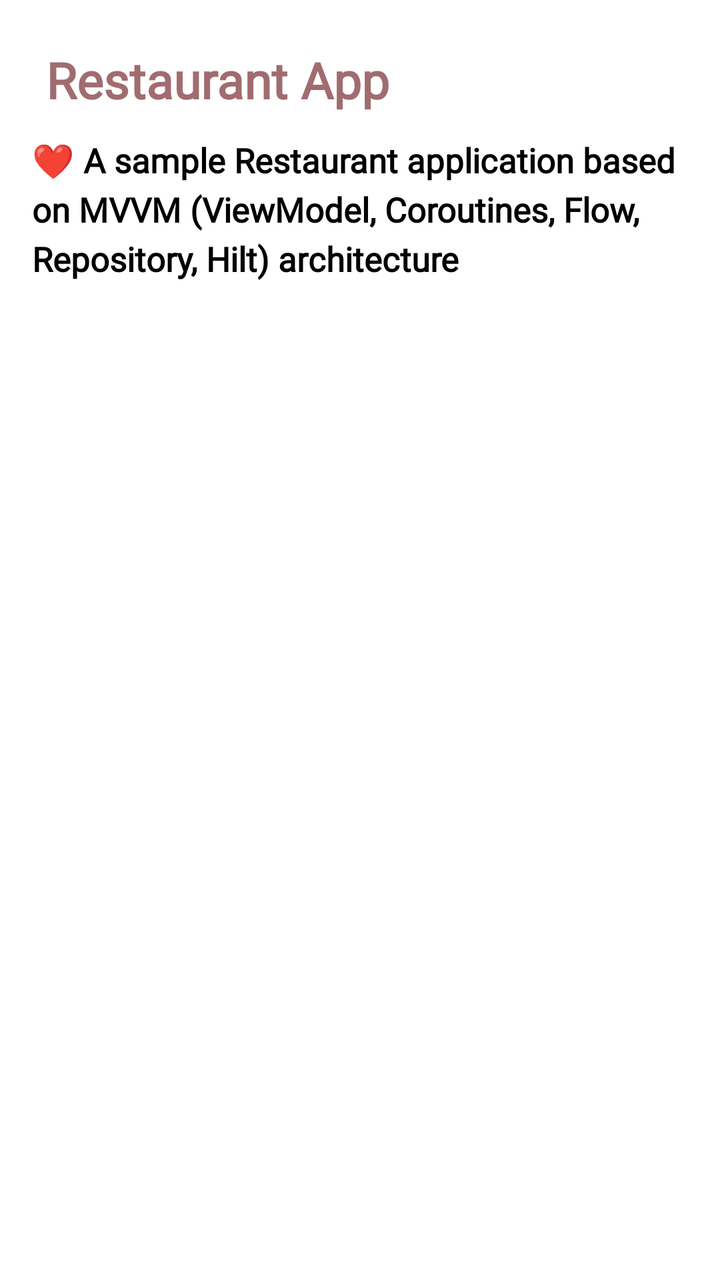
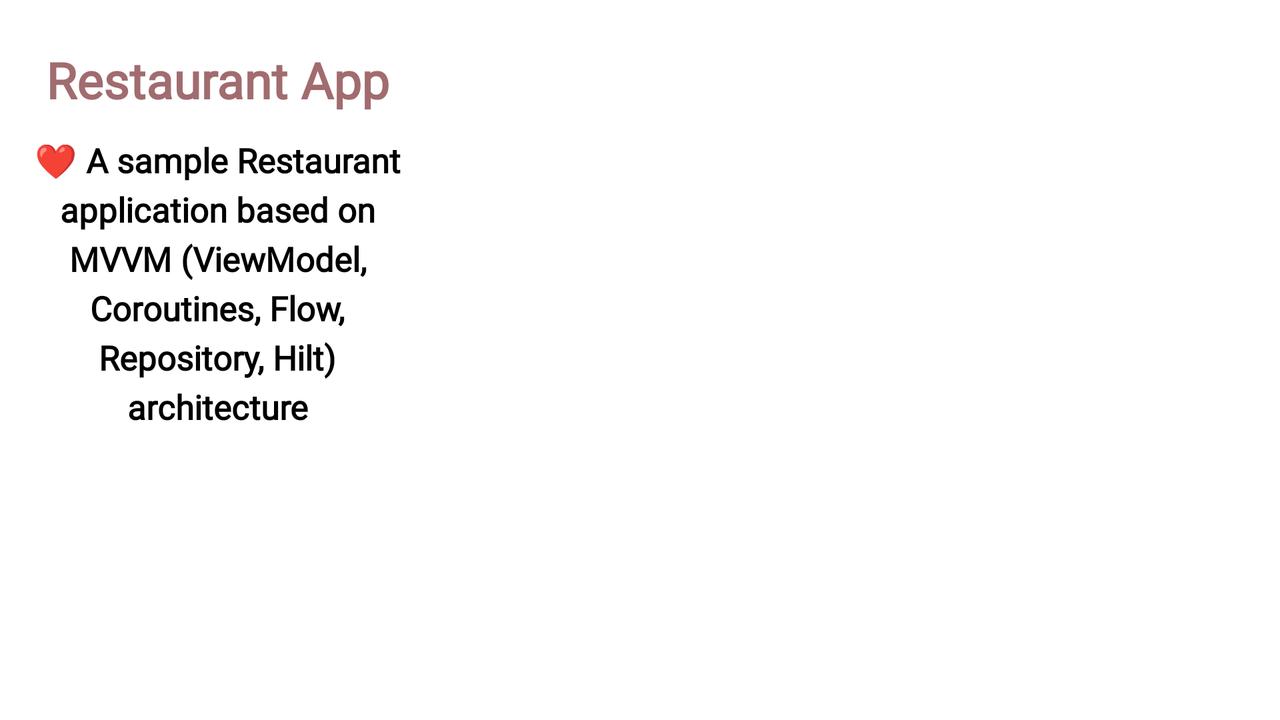

An Android layout and its configuration variant, each rendered on a device that would load it. The default file and the variant file are quoted in full after the pictures.
<!-- AndroidManifest.xml: application theme Theme.BaseProject -->
<!-- res/layout/fragment_menu.xml -->
<?xml version="1.0" encoding="utf-8"?>
<layout xmlns:android="http://schemas.android.com/apk/res/android"
    xmlns:app="http://schemas.android.com/apk/res-auto"
    xmlns:tools="http://schemas.android.com/tools">

    <data>

        <import type="android.view.View" />

        <variable
            name="viewModel"
            type="com.example.mvvmEx.ui.menu.MenuViewModel" />

    </data>


    <androidx.constraintlayout.widget.ConstraintLayout
        android:layout_width="match_parent"
        android:layout_height="match_parent"
        android:animateLayoutChanges="true"
        tools:context=".ui.menu.MenuFragment">

        <androidx.appcompat.widget.AppCompatTextView
            android:id="@+id/titleTv"
            android:layout_width="wrap_content"
            android:layout_height="wrap_content"
            android:layout_margin="@dimen/fab_margin"
            android:padding="7dp"
            android:text="@string/app_name"
            android:textColor="@color/primaryDark"
            android:textSize="@dimen/headerFont"
            android:textStyle="bold"
            app:layout_constraintStart_toStartOf="parent"
            app:layout_constraintTop_toTopOf="parent" />

        <androidx.appcompat.widget.AppCompatTextView
            android:id="@+id/descTv"
            android:layout_width="0dp"
            android:layout_height="wrap_content"
            android:layout_marginStart="@dimen/fab_margin"
            android:layout_marginTop="5dp"
            android:layout_marginEnd="@dimen/fab_margin"
            android:lineSpacingExtra="5dp"
            android:text="@string/app_content"
            android:textColor="@color/black"
            android:textSize="@dimen/mainFont"
            android:textStyle="bold"
            app:layout_constraintEnd_toEndOf="parent"
            app:layout_constraintStart_toStartOf="parent"
            app:layout_constraintTop_toBottomOf="@+id/titleTv" />


        <androidx.recyclerview.widget.RecyclerView
            android:id="@+id/recyclerView"
            android:layout_width="0dp"
            android:layout_height="wrap_content"
            android:orientation="horizontal"
            android:scrollbars="vertical"
            app:layoutManager="androidx.recyclerview.widget.StaggeredGridLayoutManager"
            app:layout_constraintBottom_toBottomOf="parent"
            app:layout_constraintEnd_toEndOf="parent"
            app:layout_constraintStart_toStartOf="@+id/titleTv"
            app:layout_constraintTop_toBottomOf="@+id/descTv"
            tools:listitem="@layout/menu_row_item" />

        <com.facebook.shimmer.ShimmerFrameLayout
            android:id="@+id/shimmerFrameLayout"
            android:layout_width="0dp"
            android:layout_height="wrap_content"
            android:animateLayoutChanges="true"
            android:orientation="horizontal"
            app:bindShimmer="@{viewModel.loading}"
            app:layout_constraintBottom_toBottomOf="@+id/recyclerView"
            app:layout_constraintEnd_toEndOf="@+id/recyclerView"
            app:layout_constraintStart_toStartOf="@+id/recyclerView"
            app:layout_constraintTop_toTopOf="@+id/recyclerView"
            tools:visibility="gone">

            <androidx.appcompat.widget.LinearLayoutCompat
                android:layout_width="match_parent"
                android:layout_height="match_parent"
                android:orientation="horizontal">

                <include layout="@layout/menu_item_placeholder_layout" />

                <include layout="@layout/menu_item_placeholder_layout" />
            </androidx.appcompat.widget.LinearLayoutCompat>
        </com.facebook.shimmer.ShimmerFrameLayout>
    </androidx.constraintlayout.widget.ConstraintLayout>


</layout>
<!-- res/layout/menu_item_placeholder_layout.xml (included above) -->
<?xml version="1.0" encoding="utf-8"?>
<androidx.constraintlayout.widget.ConstraintLayout xmlns:android="http://schemas.android.com/apk/res/android"
    xmlns:app="http://schemas.android.com/apk/res-auto"
    xmlns:tools="http://schemas.android.com/tools"
    android:layout_width="wrap_content"
    android:layout_height="match_parent"
    android:layout_marginStart="7dp"
    android:layout_marginTop="7dp"
    android:layout_marginBottom="7dp"
    android:background="@drawable/shimmer_bg"
    android:padding="@dimen/fab_margin">


    <View
        android:id="@+id/ImageView"
        android:layout_width="@dimen/menu_iv"
        android:layout_height="@dimen/menu_iv"
        android:layout_margin="@dimen/fab_margin"
        app:layout_constraintEnd_toEndOf="parent"
        app:layout_constraintStart_toStartOf="parent"
        app:layout_constraintTop_toTopOf="parent" />


    <androidx.appcompat.widget.AppCompatTextView
        android:id="@+id/priceTv"
        android:layout_width="wrap_content"
        android:layout_height="wrap_content"
        android:layout_marginTop="@dimen/fab_margin"
        android:textSize="@dimen/secondFont"
        android:textStyle="bold"
        android:visibility="invisible"
        app:layout_constraintEnd_toEndOf="@+id/ImageView"
        app:layout_constraintStart_toStartOf="@+id/ImageView"
        app:layout_constraintTop_toBottomOf="@+id/ImageView"
        tools:text="$150" />

    <androidx.appcompat.widget.AppCompatTextView
        android:id="@+id/titleTv"
        android:layout_width="0dp"
        android:layout_height="wrap_content"
        android:layout_marginTop="@dimen/fab_margin"
        android:gravity="center"
        android:maxLines="2"
        android:minLines="2"
        android:shadowColor="@color/text_shadow"
        android:shadowDx="1"
        android:shadowDy="1"
        android:shadowRadius="2"
        android:textColor="@color/white"
        android:textSize="@dimen/mainFont"
        android:textStyle="bold"

        android:visibility="invisible"
        app:layout_constraintEnd_toEndOf="@+id/ImageView"
        app:layout_constraintStart_toStartOf="@+id/ImageView"
        app:layout_constraintTop_toBottomOf="@+id/priceTv"
        tools:text="Salmon Teriyaki" />

    <RatingBar
        android:id="@+id/ratingBar"
        style="?android:attr/ratingBarStyleSmall"
        android:layout_width="wrap_content"
        android:layout_height="wrap_content"
        android:layout_marginTop="7dp"
        android:theme="@style/RatingBar"
        android:visibility="invisible"

        app:layout_constraintEnd_toEndOf="@+id/ImageView"
        app:layout_constraintStart_toStartOf="@+id/ImageView"
        app:layout_constraintTop_toBottomOf="@+id/titleTv" />

    <androidx.appcompat.widget.AppCompatImageView
        android:id="@+id/addIV"
        android:layout_width="wrap_content"
        android:layout_height="wrap_content"
        android:layout_margin="@dimen/fab_margin"
        android:paddingBottom="@dimen/fab_margin"
        android:visibility="invisible"
        app:layout_constraintEnd_toEndOf="@+id/ratingBar"
        app:layout_constraintStart_toStartOf="@+id/ratingBar"
        app:layout_constraintTop_toBottomOf="@+id/ratingBar"
        app:srcCompat="@drawable/ic_plus" />

</androidx.constraintlayout.widget.ConstraintLayout>
<!-- resources referenced by this layout -->
<resources>
  <color name="black">#FF000000</color>
  <color name="primaryDark">#A16C6F</color>
  <color name="text_shadow">#7F000000</color>
  <color name="white">#FFFFFFFF</color>
  <dimen name="fab_margin">16dp</dimen>
  <dimen name="headerFont">25sp</dimen>
  <dimen name="mainFont">17sp</dimen>
  <dimen name="menu_iv">160dp</dimen>
  <dimen name="secondFont">14sp</dimen>
  <!-- drawable ic_plus (drawable) -->
  <vector xmlns:android="http://schemas.android.com/apk/res/android"
      android:width="32dp"
      android:height="32dp"
      android:viewportWidth="512"
      android:viewportHeight="512">
      <path
          android:fillColor="@color/primaryDark"
          android:pathData="m256,0c-141.164,0 -256,114.836 -256,256s114.836,256 256,256 256,-114.836 256,-256 -114.836,-256 -256,-256zM256,0" />
      <path
          android:fillColor="@color/white"
          android:pathData="m368,272h-224c-8.832,0 -16,-7.168 -16,-16s7.168,-16 16,-16h224c8.832,0 16,7.168 16,16s-7.168,16 -16,16zM368,272" />
      <path
          android:fillColor="@color/white"
          android:pathData="m256,384c-8.832,0 -16,-7.168 -16,-16v-224c0,-8.832 7.168,-16 16,-16s16,7.168 16,16v224c0,8.832 -7.168,16 -16,16zM256,384" />
  </vector>
  <!-- drawable shimmer_bg (drawable) -->
  <?xml version="1.0" encoding="utf-8"?>
  <shape xmlns:android="http://schemas.android.com/apk/res/android">
      <solid android:color="@color/shimmer_place_holder" />
      <corners android:radius="@dimen/fab_margin" />
  </shape>
  <string name="app_content">❤ A sample Restaurant application based on MVVM (ViewModel, Coroutines, Flow, Repository, Hilt) architecture</string>
  <string name="app_name">Restaurant App</string>
  <style name="RatingBar" parent="Theme.AppCompat">
          <item name="colorControlNormal">@color/white</item>
          <item name="colorControlActivated">@color/white</item>
      </style>
  <!-- from res/values-v23/ -->
  <style name="Theme.BaseProject" parent="Theme.MaterialComponents.DayNight.DarkActionBar">
          
          <item name="colorPrimary">@color/primary</item>
          <item name="colorPrimaryDark">@color/white</item>
          <item name="colorAccent">@color/primary</item>
          <item name="android:windowLightStatusBar">true</item>
  
          <item name="windowActionBar">false</item>
          <item name="windowNoTitle">true</item>
          <item name="fontFamily">@font/font</item>
          <item name="android:fontFamily">@font/font</item>
      </style>
  <color name="shimmer_place_holder">#C8C8C8</color>
  <color name="primary">#AB7679</color>
</resources>
<!-- res/layout-land/fragment_menu.xml (the repository's variant of the layout above) -->
<!-- drawn on the phone turned sideways -->
<?xml version="1.0" encoding="utf-8"?>
<layout xmlns:android="http://schemas.android.com/apk/res/android"
    xmlns:app="http://schemas.android.com/apk/res-auto"
    xmlns:tools="http://schemas.android.com/tools">

    <data>

        <import type="android.view.View" />

        <variable
            name="viewModel"
            type="com.example.mvvmEx.ui.menu.MenuViewModel" />

        <variable
            name="OfferAdapter"
            type="com.example.mvvmEx.ui.menu.adapter.MenuAdapter" />

    </data>


    <androidx.constraintlayout.widget.ConstraintLayout
        android:layout_width="match_parent"
        android:layout_height="match_parent"
        android:animateLayoutChanges="true"
        tools:context=".ui.menu.MenuFragment">

        <androidx.appcompat.widget.AppCompatTextView
            android:id="@+id/titleTv"
            android:layout_width="wrap_content"
            android:layout_height="wrap_content"
            android:layout_margin="@dimen/fab_margin"
            android:padding="7dp"
            android:text="@string/app_name"
            app:layout_constraintBottom_toTopOf="@id/descTv"
            android:textColor="@color/primaryDark"
            android:textSize="@dimen/headerFont"
            android:textStyle="bold"
            app:layout_constraintStart_toStartOf="parent"
            app:layout_constraintTop_toTopOf="parent" />

        <androidx.appcompat.widget.AppCompatTextView
            android:id="@+id/descTv"
            android:layout_width="0dp"
            android:layout_height="wrap_content"
            android:layout_marginStart="@dimen/fab_margin"
            android:layout_marginTop="5dp"
            android:gravity="center"
            android:lineSpacingExtra="5dp"
            android:text="@string/app_content"
            android:textColor="@color/black"
            android:textSize="@dimen/mainFont"
            android:textStyle="bold"
            app:layout_constraintEnd_toEndOf="@+id/titleTv"
            app:layout_constraintStart_toStartOf="parent"
            app:layout_constraintTop_toBottomOf="@+id/titleTv" />


        <androidx.recyclerview.widget.RecyclerView
            android:id="@+id/recyclerView"
            android:layout_width="0dp"
            android:layout_height="wrap_content"
            android:orientation="horizontal"
            android:scrollbars="vertical"
            app:adapter="@{OfferAdapter}"
            app:layoutManager="androidx.recyclerview.widget.StaggeredGridLayoutManager"
            app:layout_constraintBottom_toBottomOf="parent"
            app:layout_constraintEnd_toEndOf="parent"
            app:layout_constraintStart_toEndOf="@+id/titleTv"
            app:layout_constraintTop_toTopOf="parent"
            tools:listitem="@layout/menu_row_item" />

        <com.facebook.shimmer.ShimmerFrameLayout
            android:id="@+id/shimmerFrameLayout"
            android:layout_width="0dp"
            android:layout_height="wrap_content"
            android:animateLayoutChanges="true"
            android:orientation="horizontal"
            app:bindShimmer="@{viewModel.isLoading()}"
            app:layout_constraintBottom_toBottomOf="@+id/recyclerView"
            app:layout_constraintEnd_toEndOf="@+id/recyclerView"
            app:layout_constraintStart_toStartOf="@+id/recyclerView"
            app:layout_constraintTop_toTopOf="@+id/recyclerView"
            tools:visibility="gone">

            <androidx.appcompat.widget.LinearLayoutCompat
                android:layout_width="match_parent"
                android:layout_height="match_parent"
                android:orientation="horizontal">

                <include layout="@layout/menu_item_placeholder_layout" />

                <include layout="@layout/menu_item_placeholder_layout" />
            </androidx.appcompat.widget.LinearLayoutCompat>
        </com.facebook.shimmer.ShimmerFrameLayout>
    </androidx.constraintlayout.widget.ConstraintLayout>


</layout>
